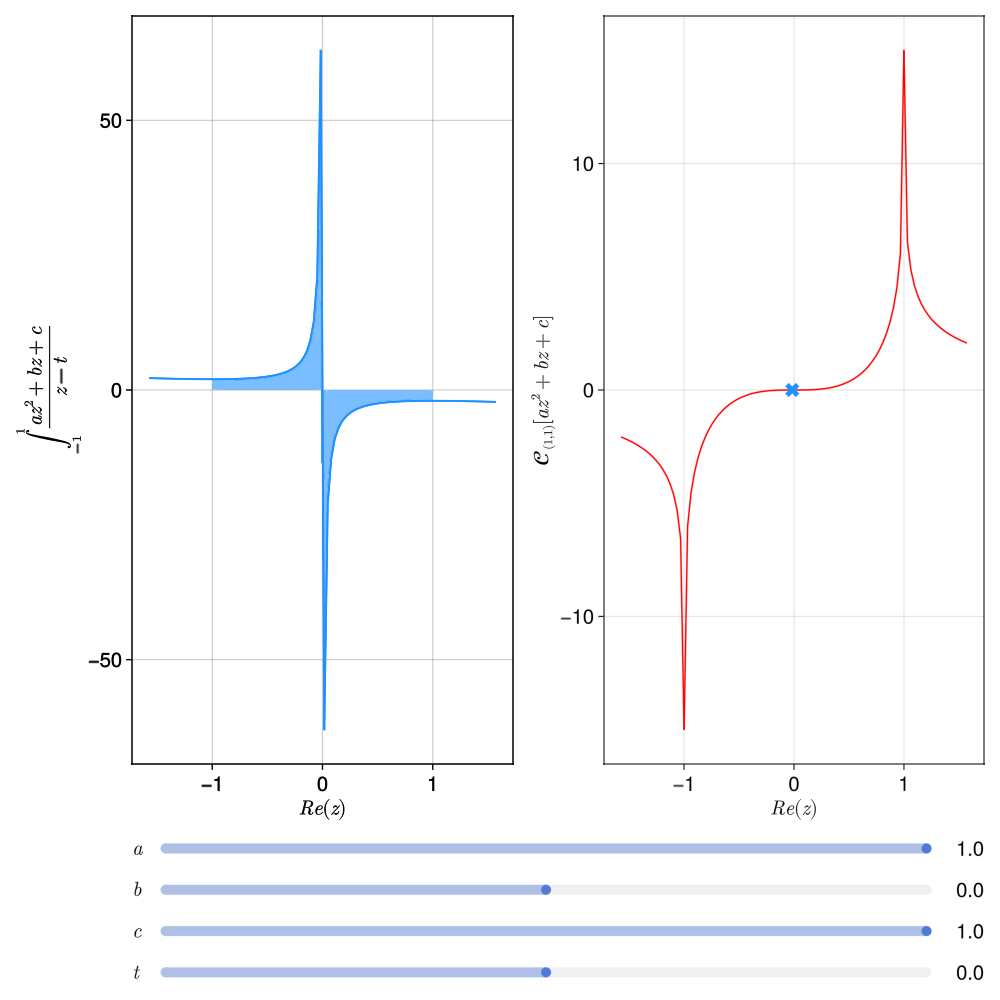

The Julia source for this figure:
using FastRecurrenceArrays, ClassicalOrthogonalPolynomials, GLMakie;

side_length = 100;

xs = range(-pi/2, pi/2, length=side_length);

N = 15;
set_theme!(fontsize = 20)

a = 1; b = 1; c = 1;
P = Legendre(); x = axes(P, 1);

function stieltjestransform(a, b, c)
    # Choose f(x) = ax² + bx + c
    f = expand(P, x -> a*x^2 + b*x + c);
    ff = collect(Float32.(f.args[2][1:N-2]));

    z = GPUInplaceStieltjes(N, xs .+ 0im, ff).f;
    return z
end;

function quadratic(a, b, c, t)
    map(x -> real((a*x^2 + b*x + c)/(t - x)), xs)
end;

fig = Figure(size = (1000, 1000));

rg = -1.0f0:0.1f0:1.0f0;

sg = SliderGrid(
    fig[2, 1:2],
    (label = L"a", range = rg, format = "{:.1f}", startvalue = 1),
    (label = L"b", range = rg, format = "{:.1f}", startvalue = 0),
    (label = L"c", range = rg, format = "{:.1f}", startvalue = 1),
    (label = L"t", range = -2:0.1:2, format = "{:.1f}", startvalue = 0),
);

a = sg.sliders[1].value;
b = sg.sliders[2].value;
c = sg.sliders[3].value;
t = sg.sliders[4].value;

fx = @lift quadratic($a, $b, $c, $t);

idxs = findall(x -> -1 ≤ x ≤ 1, xs);
xband = xs[idxs];
yband = @lift $fx[idxs];

ax1 = Axis(fig[1, 1], xlabel=L"Re(z)", ylabel=L"\int_{-1}^1\frac{az^2+bz+c}{z-t}");
band!(ax1, xband, yband, 0, color=(:dodgerblue, 0.2));
lines!(ax1, xs, fx, color=:dodgerblue);

z = @lift stieltjestransform($a, $b, $c);

t_idx = @lift argmin(abs.(xs .- $t));
marker_x = @lift xs[$t_idx];
marker_y = @lift $z[$t_idx];

ax2 = Axis(fig[1, 2], xlabel=L"Re(z)", ylabel=L"\mathcal{C}_{(1, 1)}[az^2+bz+c]");
lines!(ax2, xs, z, color=:red);
scatter!(ax2, marker_x, marker_y; color=:dodgerblue, marker=:x, markersize=20);

fig

save("quadraticintegral.png", fig);